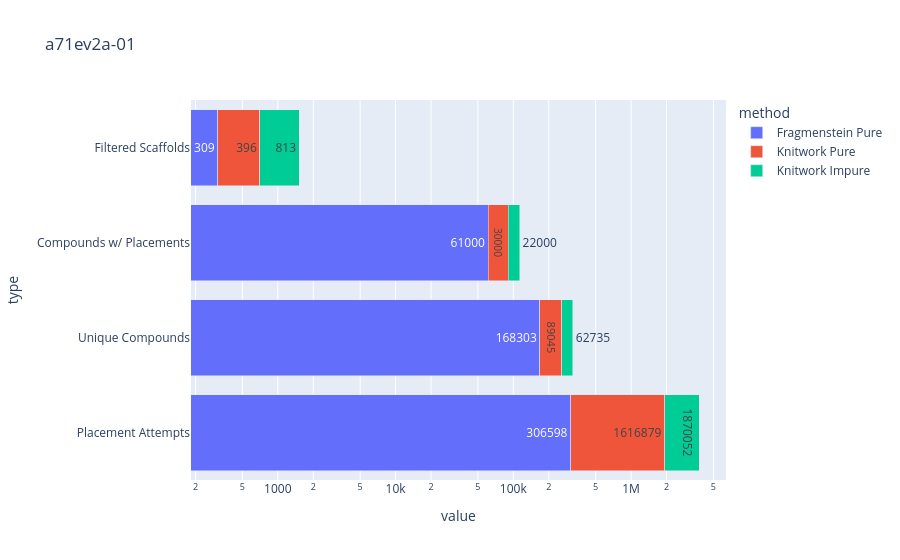
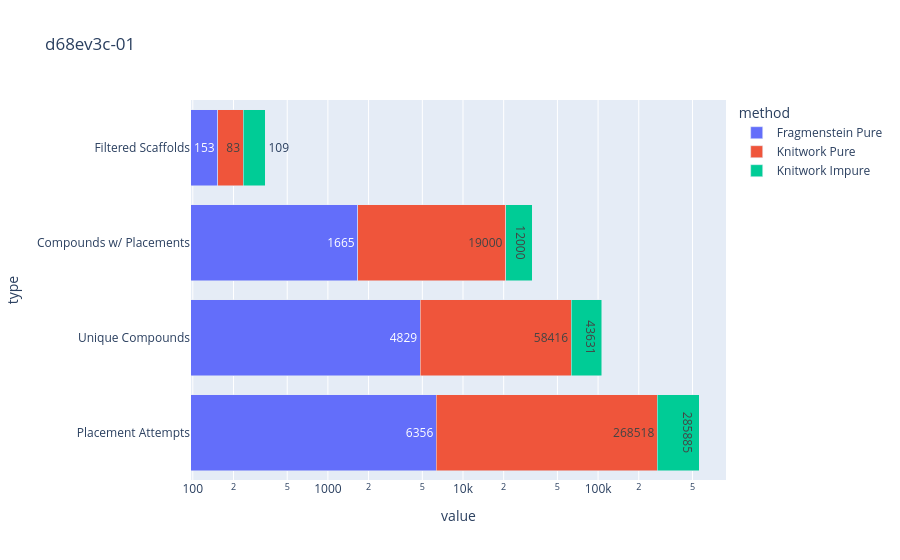
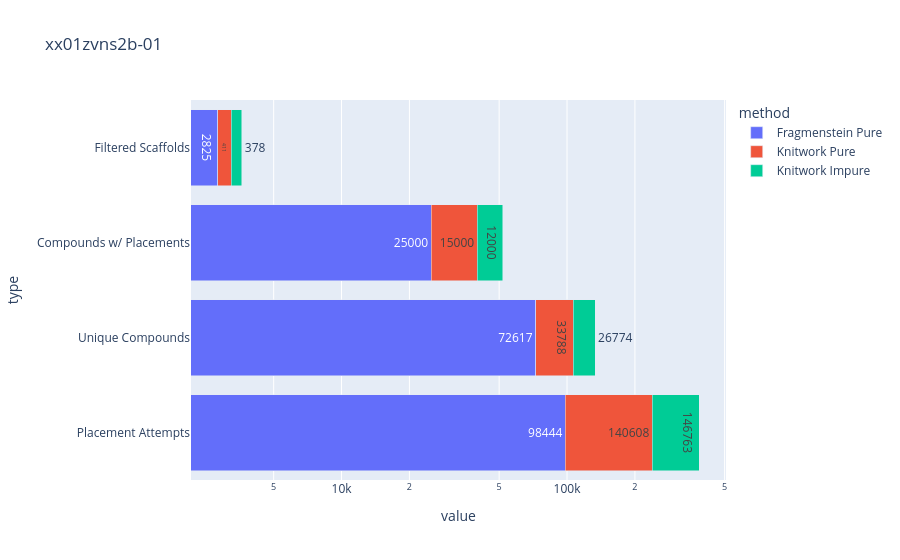

Write notebook code for charts like these, in order.
### Code cell
for cycle in set(df["cycle"].values):
    sdf = df[df["cycle"]==cycle]
    sdf = sdf[sdf["type"]!="Structures"]
    fig = px.bar(sdf, color="method", x="value", y="type", text="value", log_x=True, barmode="stack", title=cycle)
    display(fig)

### Figure 1 — Plotly figure (JSON) as saved in the notebook; plotly's stock layout.template omitted (floating-point values rounded to 4 significant figures)
{"data": [{"alignmentgroup": "True", "hovertemplate": "method=Fragmenstein Pure<br>value=%{text}<br>type=%{y}<extra></extra>", "legendgroup": "Fragmenstein Pure", "marker": {"color": "#636efa", "pattern": {"shape": ""}}, "name": "Fragmenstein Pure", "offsetgroup": "Fragmenstein Pure", "orientation": "h", "showlegend": true, "text": [306598, 168303, 61000, 309], "textposition": "auto", "type": "bar", "x": [306598, 168303, 61000, 309], "xaxis": "x", "y": ["Placement Attempts", "Unique Compounds", "Compounds w/ Placements", "Filtered Scaffolds"], "yaxis": "y"}, {"alignmentgroup": "True", "hovertemplate": "method=Knitwork Pure<br>value=%{text}<br>type=%{y}<extra></extra>", "legendgroup": "Knitwork Pure", "marker": {"color": "#EF553B", "pattern": {"shape": ""}}, "name": "Knitwork Pure", "offsetgroup": "Knitwork Pure", "orientation": "h", "showlegend": true, "text": [1616879, 89045, 30000, 396], "textposition": "auto", "type": "bar", "x": [1616879, 89045, 30000, 396], "xaxis": "x", "y": ["Placement Attempts", "Unique Compounds", "Compounds w/ Placements", "Filtered Scaffolds"], "yaxis": "y"}, {"alignmentgroup": "True", "hovertemplate": "method=Knitwork Impure<br>value=%{text}<br>type=%{y}<extra></extra>", "legendgroup": "Knitwork Impure", "marker": {"color": "#00cc96", "pattern": {"shape": ""}}, "name": "Knitwork Impure", "offsetgroup": "Knitwork Impure", "orientation": "h", "showlegend": true, "text": [1870052, 62735, 22000, 813], "textposition": "auto", "type": "bar", "x": [1870052, 62735, 22000, 813], "xaxis": "x", "y": ["Placement Attempts", "Unique Compounds", "Compounds w/ Placements", "Filtered Scaffolds"], "yaxis": "y"}], "layout": {"barmode": "stack", "legend": {"title": {"text": "method"}, "tracegroupgap": 0}, "title": {"text": "a71ev2a-01"}, "xaxis": {"anchor": "y", "domain": [0, 1], "title": {"text": "value"}, "type": "log"}, "yaxis": {"anchor": "x", "domain": [0, 1], "title": {"text": "type"}}}}

### Figure 2 — Plotly figure (JSON) as saved in the notebook; plotly's stock layout.template omitted (floating-point values rounded to 4 significant figures)
{"data": [{"alignmentgroup": "True", "hovertemplate": "method=Fragmenstein Pure<br>value=%{text}<br>type=%{y}<extra></extra>", "legendgroup": "Fragmenstein Pure", "marker": {"color": "#636efa", "pattern": {"shape": ""}}, "name": "Fragmenstein Pure", "offsetgroup": "Fragmenstein Pure", "orientation": "h", "showlegend": true, "text": [6356, 4829, 1665, 153], "textposition": "auto", "type": "bar", "x": [6356, 4829, 1665, 153], "xaxis": "x", "y": ["Placement Attempts", "Unique Compounds", "Compounds w/ Placements", "Filtered Scaffolds"], "yaxis": "y"}, {"alignmentgroup": "True", "hovertemplate": "method=Knitwork Pure<br>value=%{text}<br>type=%{y}<extra></extra>", "legendgroup": "Knitwork Pure", "marker": {"color": "#EF553B", "pattern": {"shape": ""}}, "name": "Knitwork Pure", "offsetgroup": "Knitwork Pure", "orientation": "h", "showlegend": true, "text": [268518, 58416, 19000, 83], "textposition": "auto", "type": "bar", "x": [268518, 58416, 19000, 83], "xaxis": "x", "y": ["Placement Attempts", "Unique Compounds", "Compounds w/ Placements", "Filtered Scaffolds"], "yaxis": "y"}, {"alignmentgroup": "True", "hovertemplate": "method=Knitwork Impure<br>value=%{text}<br>type=%{y}<extra></extra>", "legendgroup": "Knitwork Impure", "marker": {"color": "#00cc96", "pattern": {"shape": ""}}, "name": "Knitwork Impure", "offsetgroup": "Knitwork Impure", "orientation": "h", "showlegend": true, "text": [285885, 43631, 12000, 109], "textposition": "auto", "type": "bar", "x": [285885, 43631, 12000, 109], "xaxis": "x", "y": ["Placement Attempts", "Unique Compounds", "Compounds w/ Placements", "Filtered Scaffolds"], "yaxis": "y"}], "layout": {"barmode": "stack", "legend": {"title": {"text": "method"}, "tracegroupgap": 0}, "title": {"text": "d68ev3c-01"}, "xaxis": {"anchor": "y", "domain": [0, 1], "title": {"text": "value"}, "type": "log"}, "yaxis": {"anchor": "x", "domain": [0, 1], "title": {"text": "type"}}}}

### Figure 3 — Plotly figure (JSON) as saved in the notebook; plotly's stock layout.template omitted (floating-point values rounded to 4 significant figures)
{"data": [{"alignmentgroup": "True", "hovertemplate": "method=Fragmenstein Pure<br>value=%{text}<br>type=%{y}<extra></extra>", "legendgroup": "Fragmenstein Pure", "marker": {"color": "#636efa", "pattern": {"shape": ""}}, "name": "Fragmenstein Pure", "offsetgroup": "Fragmenstein Pure", "orientation": "h", "showlegend": true, "text": [98444, 72617, 25000, 2825], "textposition": "auto", "type": "bar", "x": [98444, 72617, 25000, 2825], "xaxis": "x", "y": ["Placement Attempts", "Unique Compounds", "Compounds w/ Placements", "Filtered Scaffolds"], "yaxis": "y"}, {"alignmentgroup": "True", "hovertemplate": "method=Knitwork Pure<br>value=%{text}<br>type=%{y}<extra></extra>", "legendgroup": "Knitwork Pure", "marker": {"color": "#EF553B", "pattern": {"shape": ""}}, "name": "Knitwork Pure", "offsetgroup": "Knitwork Pure", "orientation": "h", "showlegend": true, "text": [140608, 33788, 15000, 411], "textposition": "auto", "type": "bar", "x": [140608, 33788, 15000, 411], "xaxis": "x", "y": ["Placement Attempts", "Unique Compounds", "Compounds w/ Placements", "Filtered Scaffolds"], "yaxis": "y"}, {"alignmentgroup": "True", "hovertemplate": "method=Knitwork Impure<br>value=%{text}<br>type=%{y}<extra></extra>", "legendgroup": "Knitwork Impure", "marker": {"color": "#00cc96", "pattern": {"shape": ""}}, "name": "Knitwork Impure", "offsetgroup": "Knitwork Impure", "orientation": "h", "showlegend": true, "text": [146763, 26774, 12000, 378], "textposition": "auto", "type": "bar", "x": [146763, 26774, 12000, 378], "xaxis": "x", "y": ["Placement Attempts", "Unique Compounds", "Compounds w/ Placements", "Filtered Scaffolds"], "yaxis": "y"}], "layout": {"barmode": "stack", "legend": {"title": {"text": "method"}, "tracegroupgap": 0}, "title": {"text": "xx01zvns2b-01"}, "xaxis": {"anchor": "y", "domain": [0, 1], "title": {"text": "value"}, "type": "log"}, "yaxis": {"anchor": "x", "domain": [0, 1], "title": {"text": "type"}}}}
